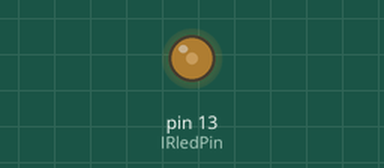
Simulated run of this sketch. Board: Arduino Uno, built with avr-gcc and run on an emulated ATmega328P. Shown: output pins drawn as LEDs (lit = HIGH). What the sketch prints to the serial monitor is not drawn.

Above: at 0.1 s.
Timing chart, 0 to 40.0 s (numbered marks = the images above):
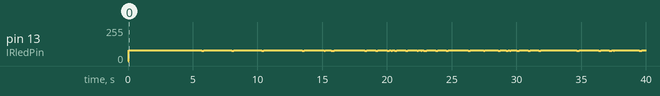

The sketch:

send.ino
```cpp
int stereoVolDown[] = {2360, 580, 1180, 580, 1160, 600, 580, 580, 580, 580, 1180, 580, 580, 580, 580, 600, 1160, 580, 1180, 580, 1180, 580, 1160, 600, 1160, 580, 1180, 580, 1160, 580, 1180, 17580, 2360, 580, 1180, 580, 1160, 580, 600, 580, 580, 580, 1180, 580, 580, 580, 580, 600, 1160, 580, 1180, 580, 1160, 600, 1160, 580, 1180, 580, 1160, 580, 1180, 580, 1180, 17560, 2360, 600, 1160, 600, 1160, 580, 580, 600, 580, 580, 1180, 580, 580, 580, 580, 580, 1180, 580, 1160, 600, 1160, 580, 1180, 580, 1180, 580, 1160, 580, 1180, 580, 1160, 17580, 2380, 580, 1160, 580, 1180, 580, 580, 580, 580, 600, 1160, 580, 580, 600, 580, 580, 1160, 600, 1160, 580, 1180, 580, 1180, 580, 1160, 580, 1180, 580, 1180, 580, 1180, 17560, 2360, 580, 1180, 580, 1160, 600, 580, 580, 580, 580, 1180, 580, 580, 580, 600, 580, 1160, 580, 1180, 580, 1180, 580, 1160, 580, 1180, 580, 1160, 600, 1160, 600, 1160, 17560, 2380, 580, 1160, 600, 1160, 600, 580, 580, 580, 580, 1180, 580, 580, 580, 580, 580, 1180, 580, 1180, 580, 1180, 580, 1160, 580, 1180, 580, 1160, 600, 1160, 580, 1180};
int stereoVolDownN = 191;
int stereoVolUp[] = {2380, 580, 580, 580, 1160, 600, 580, 580, 580, 580, 1180, 580, 580, 580, 600, 580, 1160, 580, 1160, 600, 1160, 600, 1160, 580, 1180, 580, 1160, 600, 1160, 580, 1180, 18160, 2360, 580, 580, 600, 1160, 580, 580, 600, 580, 580, 1160, 600, 580, 580, 580, 580, 1180, 580, 1180, 580, 1180, 560, 1180, 580, 1160, 600, 1160, 580, 1180, 580, 1180, 18160, 2360, 580, 580, 600, 1160, 580, 580, 600, 580, 580, 1180, 580, 580, 580, 580, 580, 1160, 600, 1160, 600, 1160, 580, 1180, 580, 1160, 600, 1160, 580, 1180, 580, 1160, 18160, 2380, 580, 580, 580, 1180, 580, 580, 580, 580, 600, 1160, 580, 580, 600, 580, 580, 1180, 580, 1160, 580, 1180, 580, 1160, 600, 1160, 580, 1180, 580, 1180, 580, 1160, 18160};
int stereoVolUpN = 128;

int IRledPin = 13;

void setup()   {
  pinMode(IRledPin, OUTPUT);
  Serial.begin(9600);
}

void loop()
{
  Serial.println("Sending IR signal");

  sendCode(stereoVolDown, stereoVolDownN);
  sendCode(stereoVolUp, stereoVolUpN);
}

// This procedure sends a 38KHz pulse to the IRledPin
// for a certain # of microseconds. We'll use this whenever we need to send codes
void pulseIR(long microsecs) {
  // we'll count down from the number of microseconds we are told to wait

  while (microsecs > 0) {
   // 38 kHz is about 13 microseconds high and 13 microseconds low
   digitalWrite(IRledPin, HIGH);  // this takes about 3 microseconds to happen
   delayMicroseconds(10);         // hang out for 10 microseconds, you can also change this to 9 if its not working
   digitalWrite(IRledPin, LOW);   // this also takes about 3 microseconds
   delayMicroseconds(10);         // hang out for 10 microseconds, you can also change this to 9 if its not working

   // so 26 microseconds altogether
   microsecs -= 26;
  }
}

void sendCode(int codes[], int n) {
  for(int i = 0; i < n; i++) {
    if (i % 2 == 0) {
      pulseIR(codes[i]);
    } else {
      delayMicroseconds(codes[i]);
    }
  }
}
```

Measured:
- by itself, pin 13 (IRledPin): 0/255 → 82/255 at 0.04 s, → 76/255 5.6 s later, → 82/255 0.16 s later, → 76/255 2.2 s later, … (61 changes in this stretch)
